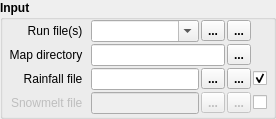
             <widget class="QGroupBox" name="groupBox">
              <property name="font">
               <font>
                <weight>75</weight>
                <bold>true</bold>
               </font>
              </property>
              <property name="title">
               <string>Input</string>
              </property>
              <layout class="QGridLayout" name="gridLayout_2">
               <property name="leftMargin">
                <number>6</number>
               </property>
               <property name="topMargin">
                <number>0</number>
               </property>
               <property name="rightMargin">
                <number>6</number>
               </property>
               <property name="bottomMargin">
                <number>2</number>
               </property>
               <property name="spacing">
                <number>2</number>
               </property>
               <item row="0" column="0">
                <widget class="QLabel" name="label">
                 <property name="sizePolicy">
                  <sizepolicy hsizetype="Minimum" vsizetype="Minimum">
                   <horstretch>0</horstretch>
                   <verstretch>0</verstretch>
                  </sizepolicy>
                 </property>
                 <property name="font">
                  <font>
                   <weight>50</weight>
                   <bold>false</bold>
                  </font>
                 </property>
                 <property name="text">
                  <string>Run file(s)  </string>
                 </property>
                 <property name="alignment">
                  <set>Qt::AlignRight|Qt::AlignTrailing|Qt::AlignVCenter</set>
                 </property>
                </widget>
               </item>
               <item row="0" column="1">
                <widget class="QComboBox" name="E_runFileList">
                 <property name="font">
                  <font>
                   <weight>50</weight>
                   <bold>false</bold>
                  </font>
                 </property>
                 <property name="editable">
                  <bool>true</bool>
                 </property>
                 <property name="duplicatesEnabled">
                  <bool>false</bool>
                 </property>
                </widget>
               </item>
               <item row="0" column="2">
                <widget class="QToolButton" name="toolButton_ShowRunfile">
                 <property name="text">
                  <string>...</string>
                 </property>
                 <property name="icon">
                  <iconset resource="../resources/openlisem.qrc">
                   <normaloff>:/onewfile.png</normaloff>:/onewfile.png</iconset>
                 </property>
                </widget>
               </item>
               <item row="0" column="3">
                <widget class="QToolButton" name="toolButton_fileOpen">
                 <property name="enabled">
                  <bool>true</bool>
                 </property>
                 <property name="text">
                  <string>...</string>
                 </property>
                 <property name="icon">
                  <iconset resource="../resources/openlisem.qrc">
                   <normaloff>:/fileopen.png</normaloff>:/fileopen.png</iconset>
                 </property>
                </widget>
               </item>
               <item row="1" column="0">
                <widget class="QLabel" name="label_2">
                 <property name="font">
                  <font>
                   <weight>50</weight>
                   <bold>false</bold>
                  </font>
                 </property>
                 <property name="text">
                  <string>Map directory  </string>
                 </property>
                 <property name="alignment">
                  <set>Qt::AlignRight|Qt::AlignTrailing|Qt::AlignVCenter</set>
                 </property>
                </widget>
               </item>
               <item row="1" column="1" colspan="2">
                <widget class="QLineEdit" name="E_MapDir">
                 <property name="font">
                  <font>
                   <weight>50</weight>
                   <bold>false</bold>
                  </font>
                 </property>
                </widget>
               </item>
               <item row="1" column="3">
                <widget class="QToolButton" name="toolButton_MapDir">
                 <property name="text">
                  <string>...</string>
                 </property>
                 <property name="icon">
                  <iconset resource="../resources/openlisem.qrc">
                   <normaloff>:/diropen.png</normaloff>:/diropen.png</iconset>
                 </property>
                </widget>
               </item>
               <item row="2" column="0">
                <widget class="QLabel" name="label_4">
                 <property name="font">
                  <font>
                   <weight>50</weight>
                   <bold>false</bold>
                  </font>
                 </property>
                 <property name="text">
                  <string>Rainfall file  </string>
                 </property>
                 <property name="alignment">
                  <set>Qt::AlignRight|Qt::AlignTrailing|Qt::AlignVCenter</set>
                 </property>
                </widget>
               </item>
               <item row="2" column="1">
                <widget class="QLineEdit" name="E_RainfallName">
                 <property name="font">
                  <font>
                   <weight>50</weight>
                   <bold>false</bold>
                  </font>
                 </property>
                </widget>
               </item>
               <item row="2" column="2">
                <widget class="QToolButton" name="toolButton_RainfallShow">
                 <property name="text">
                  <string>...</string>
                 </property>
                 <property name="icon">
                  <iconset resource="../resources/openlisem.qrc">
                   <normaloff>:/onewfile.png</normaloff>:/onewfile.png</iconset>
                 </property>
                </widget>
               </item>
               <item row="2" column="3">
                <widget class="QToolButton" name="toolButton_RainfallName">
                 <property name="enabled">
                  <bool>true</bool>
                 </property>
                 <property name="text">
                  <string>...</string>
                 </property>
                 <property name="icon">
                  <iconset resource="../resources/openlisem.qrc">
                   <normaloff>:/fileopen.png</normaloff>:/fileopen.png</iconset>
                 </property>
                </widget>
               </item>
               <item row="3" column="0">
                <widget class="QLabel" name="label_5">
                 <property name="enabled">
                  <bool>false</bool>
                 </property>
                 <property name="font">
                  <font>
                   <weight>50</weight>
                   <bold>false</bold>
                  </font>
                 </property>
                 <property name="text">
                  <string>Snowmelt file  </string>
                 </property>
                 <property name="alignment">
                  <set>Qt::AlignRight|Qt::AlignTrailing|Qt::AlignVCenter</set>
                 </property>
                </widget>
               </item>
               <item row="3" column="1">
                <widget class="QLineEdit" name="E_SnowmeltName">
                 <property name="enabled">
                  <bool>false</bool>
                 </property>
                 <property name="font">
                  <font>
                   <weight>50</weight>
                   <bold>false</bold>
                  </font>
                 </property>
                </widget>
               </item>
               <item row="3" column="2">
                <widget class="QToolButton" name="toolButton_SnowmeltShow">
                 <property name="enabled">
                  <bool>false</bool>
                 </property>
                 <property name="text">
                  <string>...</string>
                 </property>
                 <property name="icon">
                  <iconset resource="../resources/openlisem.qrc">
                   <normaloff>:/onewfile.png</normaloff>:/onewfile.png</iconset>
                 </property>
                </widget>
               </item>
               <item row="3" column="3">
                <widget class="QToolButton" name="toolButton_SnowmeltName">
                 <property name="enabled">
                  <bool>false</bool>
                 </property>
                 <property name="text">
                  <string>...</string>
                 </property>
                 <property name="icon">
                  <iconset resource="../resources/openlisem.qrc">
                   <normaloff>:/fileopen.png</normaloff>:/fileopen.png</iconset>
                 </property>
                </widget>
               </item>
               <item row="2" column="4">
                <widget class="QCheckBox" name="checkRainfall">
                 <property name="toolTip">
                  <string>Include rainfall (needs rainfall file and additional maps)</string>
                 </property>
                 <property name="text">
                  <string/>
                 </property>
                 <property name="checked">
                  <bool>true</bool>
                 </property>
                </widget>
               </item>
               <item row="3" column="4">
                <widget class="QCheckBox" name="checkSnowmelt">
                 <property name="font">
                  <font>
                   <weight>50</weight>
                   <bold>false</bold>
                  </font>
                 </property>
                 <property name="toolTip">
                  <string>Include snowmelt (needs snowmelt file and additional maps</string>
                 </property>
                 <property name="text">
                  <string/>
                 </property>
                </widget>
               </item>
              </layout>
             </widget>
